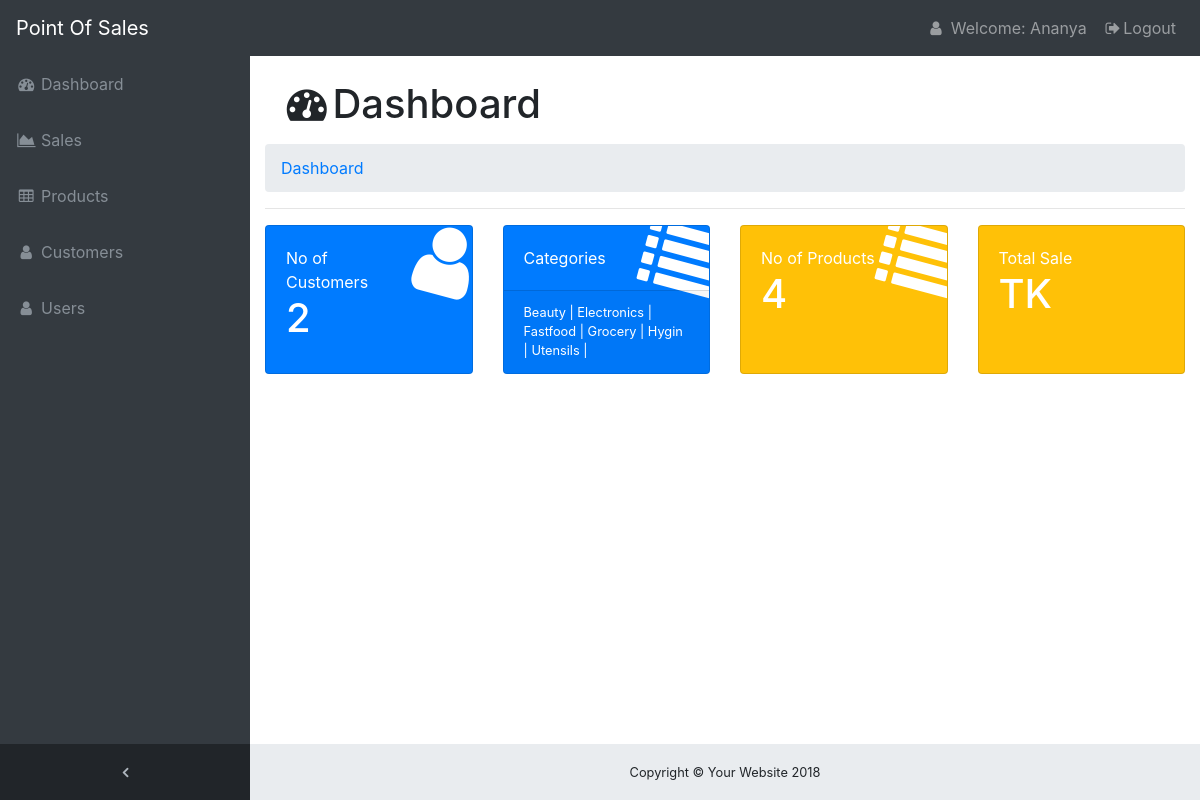
Page /Homepage.php (signed in) on the committed database.
### tables this page shows
CREATE TABLE `product_category` (
  `category_id` int(11) NOT NULL,
  `category_name` varchar(255) NOT NULL
);

### Homepage.php (the view, shortened to what this page needs)
<!DOCTYPE html>
<html lang="en">
<head>
  <link href="vendor/bootstrap/css/bootstrap.min.css" rel="stylesheet">
  <link href="vendor/font-awesome/css/font-awesome.min.css" rel="stylesheet" type="text/css">
  <link href="css/sb-admin.css" rel="stylesheet">
<?php
$invoice=rand();
?>
</head>
<body class="fixed-nav sticky-footer bg-dark" id="page-top">
  <nav class="navbar navbar-expand-lg navbar-dark bg-dark fixed-top" id="mainNav">
    <a class="navbar-brand" href="Homepage.php">Point Of Sales</a>
    <div class="collapse navbar-collapse" id="navbarResponsive">
      <ul class="navbar-nav navbar-sidenav" id="exampleAccordion">
        <li class="nav-item" data-toggle="tooltip" data-placement="right" title="Dashboard">
          <a class="nav-link" href="Homepage.php">
            <i class="fa fa-fw fa-dashboard"></i>
            <span class="nav-link-text">Dashboard</span>
          </a>
        </li>
        <li class="nav-item" data-toggle="tooltip" data-placement="right" title="Sales">
         <a class="nav-link" href="sales.php?invoice=<?php echo $invoice ?>">
            <i class="fa fa-fw fa-area-chart"></i>
            <span class="nav-link-text">Sales</span>
          </a>
        </li>
        <li class="nav-item" data-toggle="tooltip" data-placement="right" title="Products">
          <a class="nav-link" href="product.php">
            <i class="fa fa-fw fa-table"></i>
            <span class="nav-link-text">Products</span>
          </a>
        </li>
        <li class="nav-item" data-toggle="tooltip" data-placement="right" title="Customers">
          <a class="nav-link" href="customer.php">
            <i class="fa fa-fw fa-user"></i>
            <span class="nav-link-text">Customers</span>
          </a>
        </li>
        <li class="nav-item" data-toggle="tooltip" data-placement="right" title="Users">
          <a class="nav-link" href="#collapseExamplePages">
            <i class="fa fa-fw fa-user"></i>
            <span class="nav-link-text">Users</span>
          </a>
        </li>
      </ul>
      <ul class="navbar-nav sidenav-toggler">
        <li class="nav-item">
          <a class="nav-link text-center" id="sidenavToggler">
            <i class="fa fa-fw fa-angle-left"></i>
          </a>
        </li>
      </ul>
           <ul class="navbar-nav ml-auto">
             <li class="nav-item">
            <a class="nav-link" data-toggle="modal" data-target="#WModal"><i class="fa fa-fw fa-user"></i> Welcome: <?php echo $_SESSION['user_name'] ?> </a>
            </li>
             <li class="nav-item">
             <a class="nav-link" data-toggle="modal" data-target="#exampleModal">
                <i class="fa fa-fw fa-sign-out"></i>Logout</a>
             </li>
      </ul>
    </div>
  </nav>
  <div class="content-wrapper">
    <div class="container-fluid">
       <div class="nav-link">
          <h1><i class="fa fa-fw fa-dashboard"></i>Dashboard</h1>
        </div>
      <ol class="breadcrumb">
        <li class="breadcrumb-item">
          <a href="Hompage.php">Dashboard</a>
        </li>
      </ol>
      <hr>
      <div class="row">
        <div class="col-xl-3 col-sm-6 mb-3">
          <div class="card text-white bg-primary o-hidden h-100">
            <div class="card-body">
              <div class="card-body-icon">
                <i class="fa fa-fw fa-user"></i>
              </div>
              <div class="mr-5">No of Customers</div>
                <?php
               include 'dbms.php' ;
                $sql="SELECT count(customer_id) FROM `customer` WHERE 1" ;
                    $res=mysqli_query($conn,$sql);
                $row=mysqli_fetch_assoc($res);
                 ?>
                <h1><?php echo $row['count(customer_id)'] ?> </h1>
              </div>
          </div>
        </div>
        <div class="col-xl-3 col-sm-6 mb-3">
          <div class="card text-white bg-primary o-hidden h-100">
            <div class="card-body">
              <div class="card-body-icon">
                <i class="fa fa-fw fa-list"></i>
              </div>
              <div class="mr-5">Categories</div>
            </div>
            <span class="card-footer text-white clearfix small z-1" >
                <?php
               include 'dbms.php' ;
                $sql="SELECT category_name FROM `product_category` WHERE 1" ;
                    $res=mysqli_query($conn,$sql);
                    while($row=mysqli_fetch_assoc($res)){ ?>
                  <span><?php echo $row['category_name'] ?> |</span>
                <?php } ?>
              </span>
          </div>
        </div>
        <div class="col-xl-3 col-sm-6 mb-3">
          <div class="card text-white bg-warning o-hidden h-100">
            <div class="card-body">
              <div class="card-body-icon">
                <i class="fa fa-fw fa-list"></i>
              </div>
              <div class="mr-5">No of Products</div>
                <?php
               include 'dbms.php' ;
                $sql="SELECT count(product_id) FROM `product` WHERE 1" ;
                    $res=mysqli_query($conn,$sql);
                $row=mysqli_fetch_assoc($res);
                 ?>
                <h1><?php echo $row['count(product_id)'] ?> </h1>
              </div>
          </div>
        </div>
        <div class="col-xl-3 col-sm-6 mb-3">
          <div class="card text-white bg-warning o-hidden h-100">
            <div class="card-body">
              <div class="card-body-icon">
                <i class="fa fa-fw fa-cart"></i>
              </div>
              <div class="mr-5">Total Sale</div>
                <?php
               include 'dbms.php' ;
                $sql="SELECT sum(Amount) FROM `sales` WHERE 1" ;
                    $res=mysqli_query($conn,$sql);
                $row=mysqli_fetch_assoc($res);
                 ?>
                <h1><?php echo $row['sum(Amount)'] ?> TK </h1>
              </div>
          </div>
        </div>
      </div>
    </div>
    <footer class="sticky-footer">
      <div class="container">
        <div class="text-center">
          <small>Copyright © Your Website 2018</small>
        </div>
      </div>
    </footer>
  </div>
</body>
</html>

### css/sb-admin.css (style rules this page uses)
html { position: relative; min-height: 100%; }
body { overflow-x: hidden; }
body.sticky-footer { margin-bottom: 56px; }
body.sticky-footer .content-wrapper { min-height: calc(100vh - 56px - 56px); }
body.fixed-nav { padding-top: 56px; }
.content-wrapper { min-height: calc(100vh - 56px); padding-top: 1rem; }
.o-hidden { overflow: hidden !important; }
.z-1 { z-index: 1; }
#mainNav .navbar-collapse { overflow: auto; max-height: 75vh; }
#mainNav .navbar-collapse .navbar-nav .nav-item .nav-link { cursor: pointer; }
#mainNav .navbar-collapse .sidenav-toggler { display: none; }
@media (min-width: 992px) { #mainNav .navbar-brand { width: 250px; } }
@media (min-width: 992px) { #mainNav .navbar-collapse { overflow: visible; max-height: none; } }
@media (min-width: 992px) { #mainNav .navbar-collapse .navbar-sidenav { position: absolute; top: 0; left: 0; -webkit-flex-direction: column; -ms-flex-direction: column; flex-direction: column; margin-top: 56px; } }
@media (min-width: 992px) { #mainNav .navbar-collapse .navbar-sidenav > .nav-item { width: 250px; padding: 0; } }
@media (min-width: 992px) { #mainNav .navbar-collapse .navbar-sidenav > .nav-item > .nav-link { padding: 1em; } }
#mainNav.fixed-top .sidenav-toggler { display: none; }
@media (min-width: 992px) { #mainNav.fixed-top .navbar-sidenav { height: calc(100vh - 112px); } }
@media (min-width: 992px) { #mainNav.fixed-top .sidenav-toggler { position: absolute; top: 0; left: 0; display: flex; -webkit-flex-direction: column; -ms-flex-direction: column; flex-direction: column; margin-top: calc(100vh - 56px); } }
@media (min-width: 992px) { #mainNav.fixed-top .sidenav-toggler > .nav-item { width: 250px; padding: 0; } }
@media (min-width: 992px) { #mainNav.fixed-top .sidenav-toggler > .nav-item > .nav-link { padding: 1em; } }
#mainNav.fixed-top.navbar-dark .sidenav-toggler { background-color: #212529; }
#mainNav.fixed-top.navbar-dark .sidenav-toggler a i { color: #adb5bd; }
.content-wrapper { overflow-x: hidden; background: white; }
@media (min-width: 992px) { .content-wrapper { margin-left: 250px; } }
#sidenavToggler i { font-weight: 800; }
#mainNav.navbar-dark .navbar-collapse .navbar-sidenav > .nav-item > .nav-link { color: #868e96; }
@media (min-width: 992px) { #mainNav.navbar-dark .navbar-collapse .navbar-sidenav { background: #343a40; } }
.card-body-icon { position: absolute; z-index: 0; top: -25px; right: -25px; font-size: 5rem; -webkit-transform: rotate(15deg); -ms-transform: rotate(15deg); transform: rotate(15deg); }
footer.sticky-footer { position: absolute; right: 0; bottom: 0; width: 100%; height: 56px; background-color: #e9ecef; line-height: 55px; }
@media (min-width: 992px) { footer.sticky-footer { width: calc(100% - 250px); } }

### rows in the picture
product_category: category_name "Beauty"
product_category: category_name "Electronics"
product_category: category_name "Fastfood"
product_category: category_name "Grocery"
product_category: category_name "Hygin"
product_category: category_name "Utensils"

### other values in the picture
$_SESSION['user_name'] "Ananya"
$row['count(customer_id)'] "2"
$row['count(product_id)'] "4"
